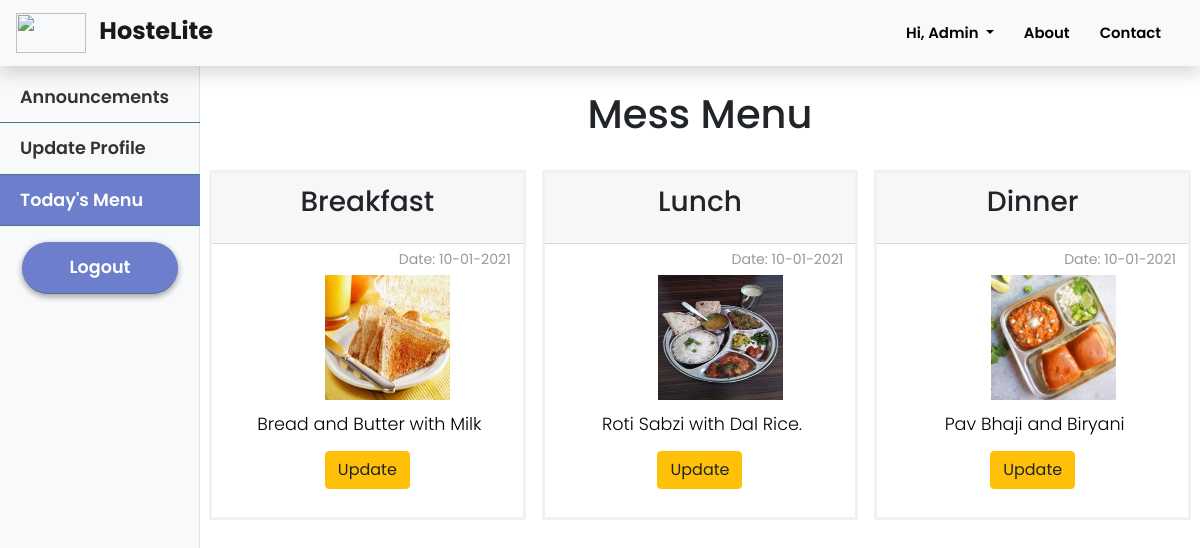
/mess_staff/mess (signed in), run on the app's committed database.
### hostelmanagement/models.py (models this page shows, shortened)
class User(db.Model, UserMixin):
    id = db.Column(db.Integer, primary_key=True)
    college_id = db.Column(db.String(9), unique=True, nullable=False)
    firstname = db.Column(db.String(20), nullable=False)
    lastname = db.Column(db.String(20), nullable=False)
    email = db.Column(db.String(120), unique=True, nullable=False)
    password = db.Column(db.String(60), nullable=False)
    phone = db.Column(db.String(10), unique=True, nullable=False)
    address = db.Column(db.Text, nullable=False)
    course = db.Column(db.String(20),nullable=True)
    department = db.Column(db.String(20), nullable=True)
    user_type = db.Column(db.Integer, nullable = False, default=1)
    room_no = db.Column(db.Integer, nullable = True)
    announcements = db.relationship('Announcement', backref='author', lazy=True)
    complaints = db.relationship('Complaint', backref='author', lazy=True)
    mess_menu = db.relationship('MessMenu', backref='author', lazy=True)
    courier = db.relationship('Courier', backref='user', lazy=True)
    exitentry = db.relationship('ExitEntry', backref='user', lazy=True)
    visitor = db.relationship('Visitor', backref='user', lazy=True)

class MessMenu(db.Model):
    id = db.Column(db.Integer, primary_key = True)
    user_id = db.Column(db.Integer, db.ForeignKey('user.id'), nullable = False)
    type_of_meal = db.Column(db.String(100), nullable = False)
    menu = db.Column(db.Text, nullable = False)
    image = db.Column(db.String(20), nullable = False, default = 'food.jpg')
    date_posted = db.Column(db.DateTime, nullable = False, default = datetime.utcnow)

### hostelmanagement/routes.py (the view)
@app.route("/mess_staff/mess")
@login_required
def display_menu():
    messMenu = MessMenu.query.all()
    return render_template('mess_staff/mess_menu.html', title = 'Mess Menu', messMenu = messMenu)

### hostelmanagement/models.py (called while the page is built)
@login_manager.user_loader
def load_user(user_id):
    return User.query.get(int(user_id))

### hostelmanagement/templates/mess_staff/mess_menu.html
{% extends 'mess_staff/mess_layout.html' %}
{% block display_menu %}active{% endblock %}
{% block mess_content %}
<h1 style="text-align: center; padding-top: 20px;">Mess Menu</h1><br>
    <div class="card-deck grid-mess">
        {% for item in messMenu %}
            <div class="card-mess">
                <div class="card-header">
                    <h3 style="text-align: center;" class="card-title">{{ item.type_of_meal }}</h3>
                </div>
                <div class="card-body" style="padding-top: 0px;">
                    <p style="text-align: right; margin-bottom: 0px;"><small>Date: {{item.date_posted.strftime('%d-%m-%Y')}}</small></p>
                    <div style="margin:auto;" class="col-md-5"><img width=125px height=125px src="{{ url_for('static', filename='menu_pics/' + item.image) }}" alt="food"></div>
                    <p style="color: black; text-align: center; margin-bottom: 0px; margin-top: 10px; ">{{item.menu}}</p>
                </div>
                <div class="text-center mb-2">
                    <a type="submit" class="btn btn-warning" href="{{ url_for('update_menu', id=item.id) }}">Update</a>
                </div>
            </div>
        {% endfor %}
    </div>
{% endblock %}

### hostelmanagement/templates/layout.html (shortened to what this page needs)
<!DOCTYPE html>
<html>
<head>
    <link rel="stylesheet" href="https://cdn.jsdelivr.net/npm/bootstrap@4.5.3/dist/css/bootstrap.min.css">
    <link rel='stylesheet' href="{{ url_for('static', filename='style.css') }}">
    <link rel="stylesheet" href="https://use.fontawesome.com/releases/v5.8.1/css/all.css"
 />
</head>
<body>
    <section id="landingPage">
        <nav class="navbar sticky-top shadow navbar-expand-lg navbar-light bg-light">
            <a class="navbar-brand col-md-3 col-lg-2 mr-0 pl-0 pr-0" href="{{url_for('index')}}">
                <img src="https://cdn.logo.com/hotlink-ok/logo-social.png" width="70" height="40" class="d-inline-block align-top" alt="" loading="lazy">
                <strong class="pl-2 mt-2" style="font-size:1.2em;">HosteLite</strong>
            </a>
            <ul class='navbar-nav ml-auto mr-2'>
                {% if not current_user.is_authenticated %}
                    <li class="nav-item">
                        <a class="nav-link" href="{{ url_for('about') }}">About</a>
                    </li>
                    <li class="nav-item">
                        <a class="nav-link" href="{{ url_for('contact') }}">Contact</a>
                    </li>
                    <li class="nav-item">
                        <a class="nav-link" href="{{ url_for('login') }}">Log In</a>
                    </li>
                    <li class="nav-item">
                        <a class="nav-link toButton pl-15 pr-15" style="color: white; font-weight: 600" href="{{ url_for('application') }}">Apply Now</a>
                    </li>
                {% else %}
                    <li class="nav-item dropdown">
                        <a class="nav-link dropdown-toggle" href="#" id="navbarDropdown" role="button" data-toggle="dropdown" aria-haspopup="true" aria-expanded="false">
                            Hi, {{ current_user.firstname }}
                        </a>
                    </li>
                    <li class="nav-item">
                        <a class="nav-link" href="{{ url_for('about') }}">About</a>
                    </li>
                    <li class="nav-item">
                        <a class="nav-link" href="{{ url_for('contact') }}">Contact</a>
                    </li>
                {% endif %}
            </ul>
        </nav>
    </section>
    {% block content %}
    {% endblock %}
</body>
</html>

### hostelmanagement/static/style.css (style rules this page uses)
* { margin: 0; padding: 0; font-family: "Poppins", sans-serif; font-size: 16px; box-sizing: border-box; }
body { padding-top: 70px; overflow-x:hidden; scroll-behavior: smooth; }
#landingPage nav { position: fixed; width: 100%; opacity: 1; background-color: rgba(255, 255, 255); }
#landingPage nav ul a { font-size: 0.93em; font-weight: 600; text-decoration: none; padding: 10px 15px; text-align: center; color: #000; }
p { font-family: 'Poppins', sans-serif; font-size: 1.1em; font-weight: 300; line-height: 1.7em; color: #999; }
.grid-mess { display: grid; grid-template-columns: repeat(3, 1fr); gap: 16px; }
.card-mess { height: 350px; border: 3px solid #f1f1f1; }
.card-body { padding: 0.75rem; padding-left: 1rem; }

### data on the page
User: firstname "Admin"
MessMenu: type_of_meal "Breakfast", date_posted "10-01-2021", image (picture), menu "Bread and Butter with Milk"
MessMenu: type_of_meal "Lunch", date_posted "10-01-2021", image (picture), menu "Roti Sabzi with Dal Rice."
MessMenu: type_of_meal "Dinner", date_posted "10-01-2021", image (picture), menu "Pav Bhaji and Biryani"
